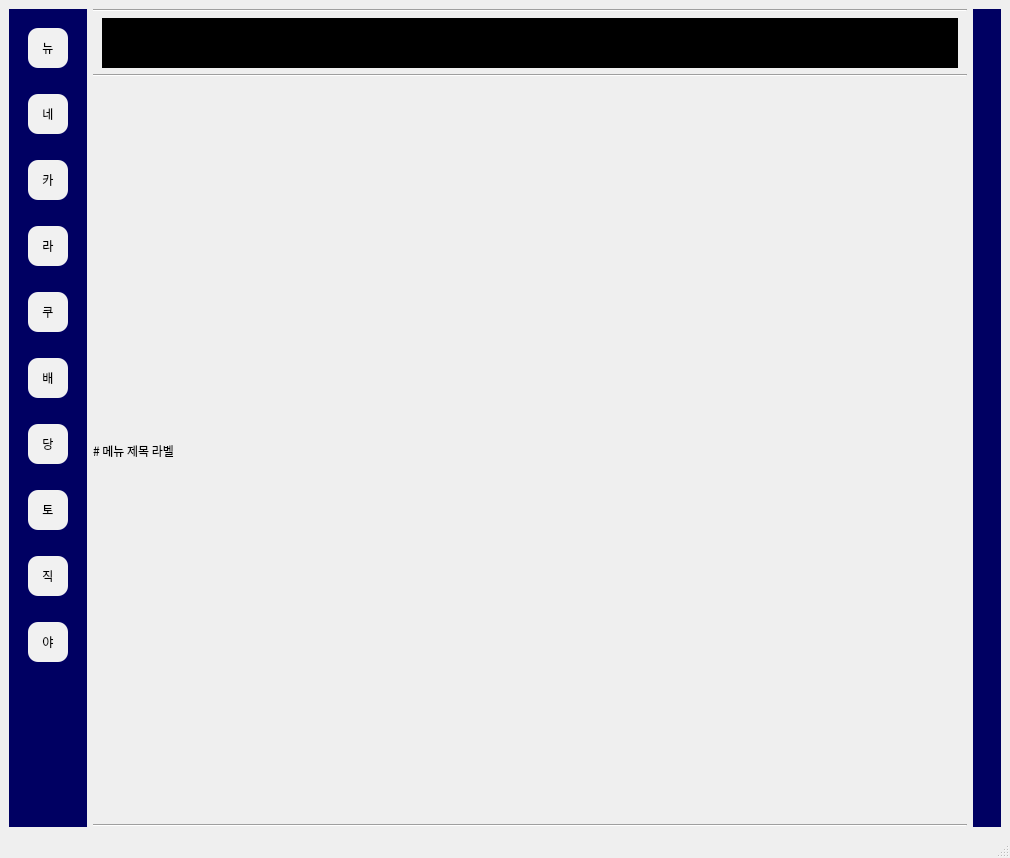
<?xml version="1.0" encoding="UTF-8"?>
<ui version="4.0">
 <class>MainWindow</class>
 <widget class="QMainWindow" name="MainWindow">
  <property name="geometry">
   <rect>
    <x>0</x>
    <y>0</y>
    <width>1010</width>
    <height>858</height>
   </rect>
  </property>
  <property name="windowTitle">
   <string>MainWindow</string>
  </property>
  <widget class="QWidget" name="centralwidget">
   <property name="styleSheet">
    <string notr="true">QWidget QGridLayout{
	background-color: rgb(0, 0, 120);
}</string>
   </property>
   <layout class="QGridLayout" name="gridLayout">
    <item row="1" column="0">
     <layout class="QGridLayout" name="gridLayout_2">
      <item row="0" column="1">
       <layout class="QVBoxLayout" name="section_layout">
        <item>
         <widget class="Line" name="line_3">
          <property name="orientation">
           <enum>Qt::Horizontal</enum>
          </property>
         </widget>
        </item>
        <item>
         <widget class="QTextEdit" name="textEdit">
          <property name="sizePolicy">
           <sizepolicy hsizetype="Expanding" vsizetype="Minimum">
            <horstretch>0</horstretch>
            <verstretch>0</verstretch>
           </sizepolicy>
          </property>
          <property name="minimumSize">
           <size>
            <width>0</width>
            <height>50</height>
           </size>
          </property>
          <property name="maximumSize">
           <size>
            <width>16777215</width>
            <height>50</height>
           </size>
          </property>
          <property name="styleSheet">
           <string notr="true">margin-left: 9px;
margin-right: 9px;
border: 0px none;
background-color: rgb(0, 0, 0);
color: rgb(255, 255, 255);</string>
          </property>
         </widget>
        </item>
        <item>
         <widget class="Line" name="line_2">
          <property name="orientation">
           <enum>Qt::Horizontal</enum>
          </property>
         </widget>
        </item>
        <item>
         <widget class="QLabel" name="section_name">
          <property name="font">
           <font>
            <family>맑은 고딕 Semilight</family>
           </font>
          </property>
          <property name="styleSheet">
           <string notr="true">QLabel{
	margin-left: 1.5em
}</string>
          </property>
          <property name="text">
           <string extracomment="메뉴 제목을 입력해주세요"># 메뉴 제목 라벨</string>
          </property>
          <property name="textFormat">
           <enum>Qt::MarkdownText</enum>
          </property>
          <property name="margin">
           <number>0</number>
          </property>
         </widget>
        </item>
        <item>
         <widget class="Line" name="line_4">
          <property name="orientation">
           <enum>Qt::Horizontal</enum>
          </property>
         </widget>
        </item>
       </layout>
      </item>
      <item row="0" column="0">
       <widget class="QWidget" name="sidebar" native="true">
        <property name="sizePolicy">
         <sizepolicy hsizetype="Preferred" vsizetype="Preferred">
          <horstretch>0</horstretch>
          <verstretch>0</verstretch>
         </sizepolicy>
        </property>
        <property name="styleSheet">
         <string notr="true">QWidget#sidebar{
	background-color: rgb(0, 0, 98);
}

QPushButton{
	width:30px;
	height:30px;
	margin:10px;
	padding:5px;
	border-radius: 10px; 
	background-color: rgb(241, 241, 241);
}

QPushButton::hover{
	border: 5px outset;
	border-color: rgb(74, 222, 222);
}


QPushButton::pressed{
	border: 5px inset;
	border-color: rgb(74, 222, 222);
	background-color: rgb(74, 222, 222);
	/*background-color: rgb(198, 198, 198);*/
}</string>
        </property>
        <layout class="QVBoxLayout" name="side_layout">
         <item>
          <widget class="QPushButton" name="btn_news">
           <property name="text">
            <string>뉴</string>
           </property>
          </widget>
         </item>
         <item>
          <widget class="QPushButton" name="btn_naver">
           <property name="text">
            <string>네</string>
           </property>
          </widget>
         </item>
         <item>
          <widget class="QPushButton" name="btn_kakao">
           <property name="text">
            <string>카</string>
           </property>
          </widget>
         </item>
         <item>
          <widget class="QPushButton" name="btn_line">
           <property name="text">
            <string>라</string>
           </property>
          </widget>
         </item>
         <item>
          <widget class="QPushButton" name="btn_coupang">
           <property name="text">
            <string>쿠</string>
           </property>
          </widget>
         </item>
         <item>
          <widget class="QPushButton" name="btn_baemin">
           <property name="text">
            <string>배</string>
           </property>
          </widget>
         </item>
         <item>
          <widget class="QPushButton" name="btn_daangn">
           <property name="text">
            <string>당</string>
           </property>
          </widget>
         </item>
         <item>
          <widget class="QPushButton" name="btn_toss">
           <property name="text">
            <string>토</string>
           </property>
          </widget>
         </item>
         <item>
          <widget class="QPushButton" name="btn_zigbang">
           <property name="text">
            <string>직</string>
           </property>
          </widget>
         </item>
         <item>
          <widget class="QPushButton" name="btn_yanolja">
           <property name="text">
            <string>야</string>
           </property>
          </widget>
         </item>
         <item>
          <spacer name="verticalSpacer">
           <property name="orientation">
            <enum>Qt::Vertical</enum>
           </property>
           <property name="sizeHint" stdset="0">
            <size>
             <width>20</width>
             <height>40</height>
            </size>
           </property>
          </spacer>
         </item>
        </layout>
       </widget>
      </item>
      <item row="0" column="2">
       <widget class="QWidget" name="horizontalWidget" native="true">
        <property name="styleSheet">
         <string notr="true">background-color: rgb(0, 0, 98);</string>
        </property>
        <layout class="QHBoxLayout" name="horizontalLayout">
         <item>
          <spacer name="horizontalSpacer">
           <property name="orientation">
            <enum>Qt::Horizontal</enum>
           </property>
           <property name="sizeType">
            <enum>QSizePolicy::Fixed</enum>
           </property>
           <property name="sizeHint" stdset="0">
            <size>
             <width>10</width>
             <height>20</height>
            </size>
           </property>
          </spacer>
         </item>
        </layout>
       </widget>
      </item>
     </layout>
    </item>
   </layout>
  </widget>
  <widget class="QMenuBar" name="menubar">
   <property name="geometry">
    <rect>
     <x>0</x>
     <y>0</y>
     <width>1010</width>
     <height>21</height>
    </rect>
   </property>
  </widget>
  <widget class="QStatusBar" name="statusbar"/>
 </widget>
 <resources/>
 <connections/>
</ui>
